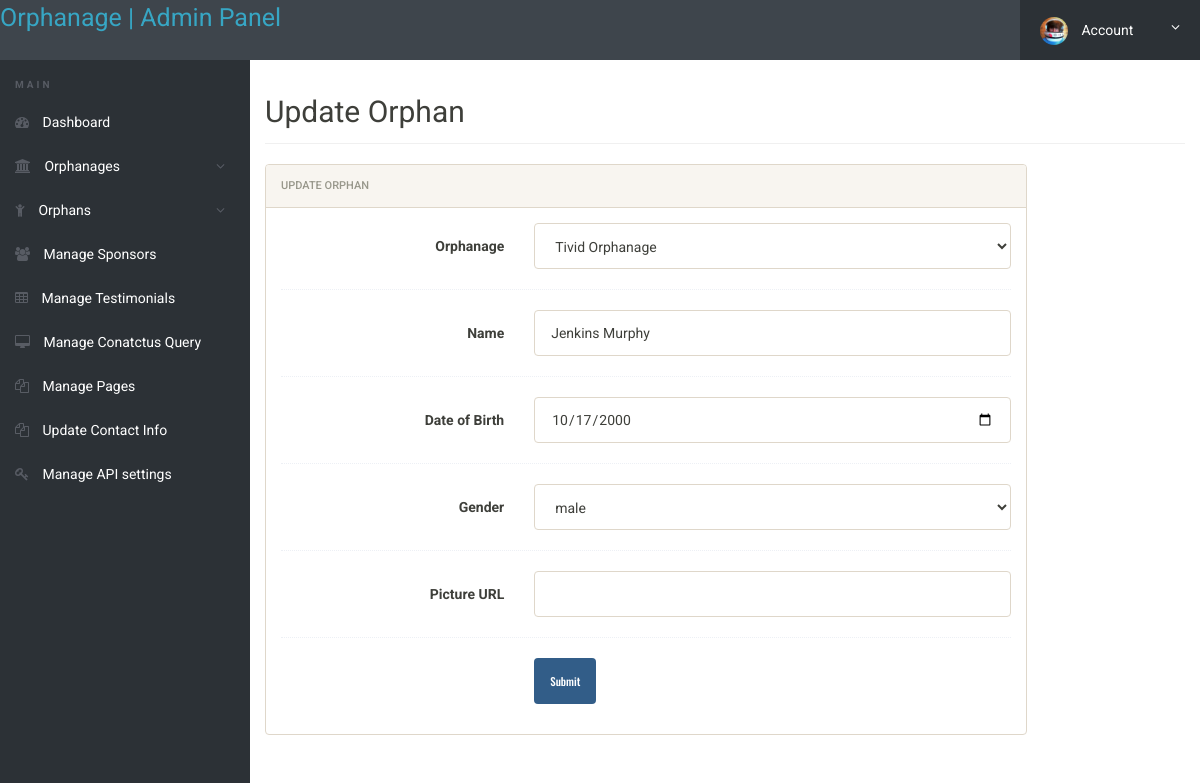
Page /admin/edit-orphan.php?orphanid=2 (signed in) on the committed database.
### tables this page shows
CREATE TABLE `orphans` (
  `id` int(11) NOT NULL,
  `orphanage_id` int(11) NOT NULL,
  `name` varchar(300) NOT NULL,
  `dob` date NOT NULL,
  `gender` varchar(300) NOT NULL,
  `picture` varchar(255) DEFAULT NULL,
  `created_at` datetime NOT NULL DEFAULT CURRENT_TIMESTAMP
);

### admin/edit-orphan.php (the view, shortened to what this page needs)
<?php
include('../includes/config.php');
if(strlen($_SESSION['alogin'])==0)
	{
header('location:index.php');
}
else{
?>
<!doctype html>
<html lang="en" class="no-js">
<head>
	<link rel="stylesheet" href="css/font-awesome.min.css">
	<link rel="stylesheet" href="css/bootstrap.min.css">
	<link rel="stylesheet" href="css/dataTables.bootstrap.min.css">
	<link rel="stylesheet" href="css/bootstrap-social.css">
	<link rel="stylesheet" href="css/bootstrap-select.css">
	<link rel="stylesheet" href="css/fileinput.min.css">
	<link rel="stylesheet" href="css/awesome-bootstrap-checkbox.css">
	<link rel="stylesheet" href="css/style.css">
</head>
<body>
	<?php include('includes/header.php');?>
	<div class="ts-main-content">
	<?php include('includes/leftbar.php');?>
		<div class="content-wrapper">
			<div class="container-fluid">
				<div class="row">
					<div class="col-md-12">
						<h2 class="page-title">Update Orphan</h2>
						<div class="row">
							<div class="col-md-10">
								<div class="panel panel-default">
									<div class="panel-heading">Update Orphan</div>
									<div class="panel-body">
										<form method="post" name="editorphanage" class="form-horizontal" onSubmit="return valid();">
<?php
$id=$_GET['orphanid'];
$ret="select * from orphans where id=:id";
$query= $dbh -> prepare($ret);
$query->bindParam(':id',$id, PDO::PARAM_STR);
$query-> execute();
$results = $query -> fetchAll(PDO::FETCH_OBJ);
if($query -> rowCount() > 0)
{
foreach($results as $result)
{
?>
											<div class="form-group">
												<label class="col-sm-4 control-label">Orphanage</label>
												<div class="col-sm-8">
													<select class="form-control" name="orphanage" id="orphanage" required>
														<?php
														$row = $dbh->query("select id, name from orphanage")->fetchAll(PDO::FETCH_OBJ);
														foreach ($row as $res) {
															echo '<option value="'.$res->id.'">'.$res->name.'</option>';
														}
														?>
													</select>
												</div>
											</div>
											<div class="hr-dashed"></div>
											<div class="form-group">
												<label class="col-sm-4 control-label">Name</label>
												<div class="col-sm-8">
													<input type="text" class="form-control" name="name" id="name" value="<?php echo htmlentities($result->name);?>" required>
												</div>
											</div>
											<div class="hr-dashed"></div>
											<div class="form-group">
												<label class="col-sm-4 control-label">Date of Birth</label>
												<div class="col-sm-8">
													<input type="date" class="form-control" name="dob" id="dob" value="<?php echo htmlentities($result->dob);?>" required>
												</div>
											</div>
											<div class="hr-dashed"></div>
											<div class="form-group">
												<label class="col-sm-4 control-label">Gender</label>
												<div class="col-sm-8">
													<select class="form-control" name="gender" id="gender" required>
														<option><?php echo htmlentities($result->gender);?></option>
													</select>
												</div>
											</div>
											<div class="hr-dashed"></div>
											<div class="form-group">
												<label class="col-sm-4 control-label">Picture URL</label>
												<div class="col-sm-8">
													<input type="url" class="form-control" name="picture" id="picture" required>
												</div>
											</div>
											<div class="hr-dashed"></div>
										<?php }} ?>
											<div class="form-group">
												<div class="col-sm-8 col-sm-offset-4">
													<button class="btn btn-primary" name="submit" type="submit">Submit</button>
												</div>
											</div>
										</form>
									</div>
								</div>
							</div>
						</div>
					</div>
				</div>
			</div>
		</div>
	</div>
</body>
</html>
<?php } ?>

### admin/css/style.css (style rules this page uses)
html { font-size: 14px; }
@media only screen and (min-width: 480px) { html { font-size: 17px; } }
@media only screen and (min-width: 768px) { html { font-size: 14px; } }
body { font-size: 1em; }
.btn { font-family: 'Oswald', sans-serif; }
.hr-dashed { background-color: transparent; border-top: 1px dotted #edf0f5; color: transparent; height: 1px; margin: 20px 0; }
.panel { overflow: hidden; }
.btn { text-transform: none; }
.page-title { padding-bottom: 15px; margin-bottom: 20px; border-bottom: 1px solid #f0f0f0; }
.ts-main-content .content-wrapper { padding-top: 15px; margin-top: 60px; }
@media only screen and (min-width: 992px) { .ts-main-content .content-wrapper { margin-left: 250px; } }

### rows in the picture
orphans: name "Jenkins Murphy", dob "10/17/2000", gender "male"

### other values in the picture
form field orphanage "Tivid Orphanage"
